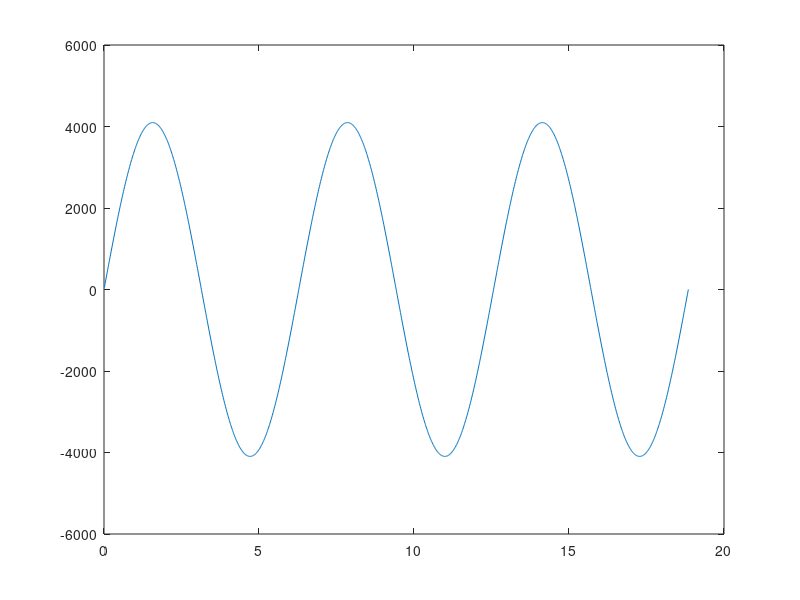
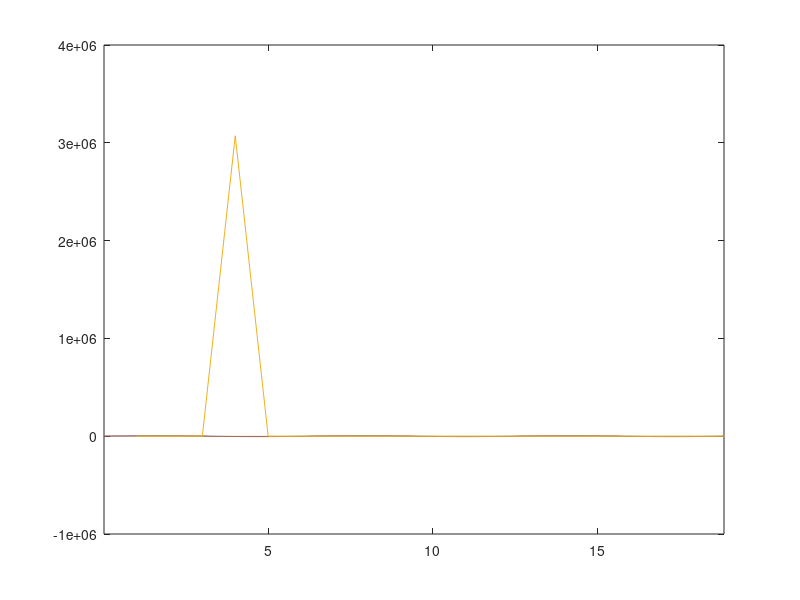

These charts were generated, in order, by the following MATLAB code:
%% create sound wave in samples

% set variables
numPeriods = 3;
numSamples = 1500;
numBits = 16;
amplitude = 2^(numBits-1); % values can be negative too

amplitudeReal = amplitude/8;

% index vector
n = 1:numSamples;
index = n*(2*pi*numPeriods/numSamples);

% create input sinusoid
x = amplitudeReal*sin(index);

figure;
plot(index, x)
%% distortion


gainLin = 4;
% gainDB = 20*log(gainLin);
thresh = 2000;
% thresh = 0.7*1e5


% amplify
yGain = x*gainLin;

% clip
yDist = yGain;
for i = 1:length(yDist)
    if abs(yDist(i)) > thresh
        yDist(i) = yDist(i)/abs(yDist(i))*thresh;
    end
end

% plot all 3 on the same plot
figure;
plot(index, x)
hold on
% plot(index, yGain)
plot(index, yDist)
xlim([index(1),index(end)])

%%

xTest = x;

mags = fft(x);

plot(abs(mags))

